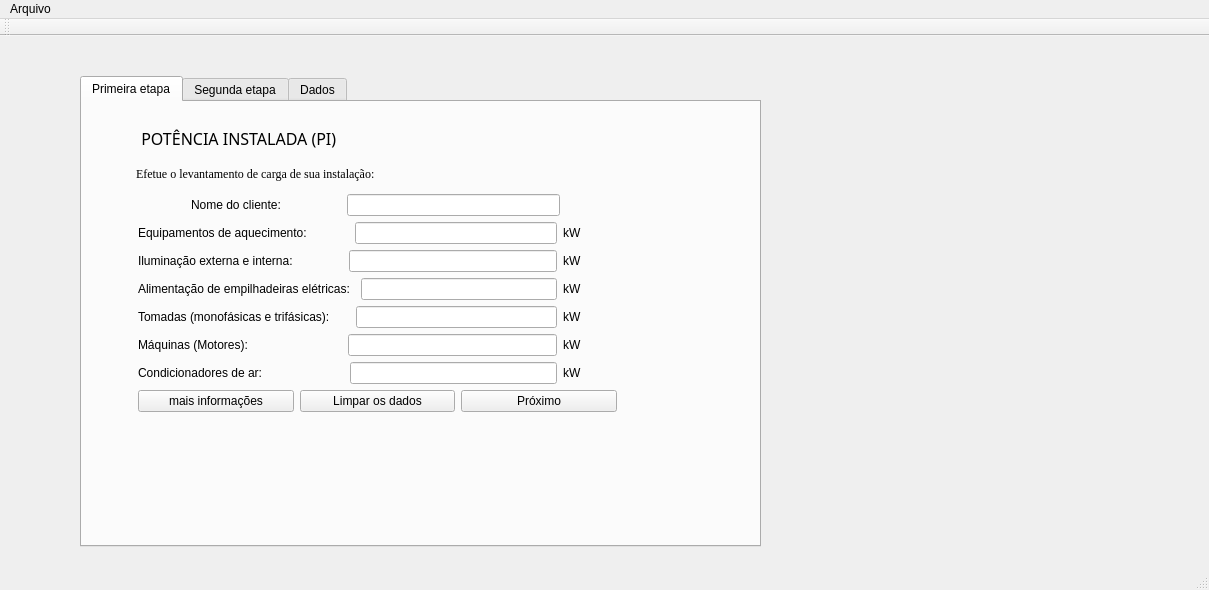
<?xml version="1.0" encoding="UTF-8"?>
<ui version="4.0">
 <class>MainWindow</class>
 <widget class="QMainWindow" name="MainWindow">
  <property name="geometry">
   <rect>
    <x>0</x>
    <y>0</y>
    <width>1209</width>
    <height>590</height>
   </rect>
  </property>
  <property name="windowTitle">
   <string>MainWindow</string>
  </property>
  <widget class="QWidget" name="centralWidget">
   <widget class="QTabWidget" name="tabWidget">
    <property name="geometry">
     <rect>
      <x>80</x>
      <y>40</y>
      <width>681</width>
      <height>471</height>
     </rect>
    </property>
    <property name="currentIndex">
     <number>0</number>
    </property>
    <property name="tabsClosable">
     <bool>false</bool>
    </property>
    <property name="movable">
     <bool>false</bool>
    </property>
    <widget class="QWidget" name="tab">
     <attribute name="title">
      <string>Primeira etapa</string>
     </attribute>
     <widget class="QWidget" name="layoutWidget_2">
      <property name="geometry">
       <rect>
        <x>40</x>
        <y>10</y>
        <width>511</width>
        <height>311</height>
       </rect>
      </property>
      <layout class="QVBoxLayout" name="verticalLayout_2">
       <item>
        <widget class="QLabel" name="label_layout_potenciaInstalada">
         <property name="font">
          <font>
           <family>Bauhaus 93</family>
           <pointsize>12</pointsize>
          </font>
         </property>
         <property name="text">
          <string>  POTÊNCIA INSTALADA (PI)</string>
         </property>
        </widget>
       </item>
       <item>
        <widget class="QLabel" name="label_indicacao_principal">
         <property name="font">
          <font>
           <family>Times New Roman</family>
           <pointsize>9</pointsize>
          </font>
         </property>
         <property name="text">
          <string> Efetue o levantamento de carga de sua instalação:</string>
         </property>
        </widget>
       </item>
       <item>
        <layout class="QHBoxLayout" name="horizontalLayout_9">
         <item>
          <spacer name="horizontalSpacer_15">
           <property name="orientation">
            <enum>Qt::Horizontal</enum>
           </property>
           <property name="sizeType">
            <enum>QSizePolicy::Fixed</enum>
           </property>
           <property name="sizeHint" stdset="0">
            <size>
             <width>58</width>
             <height>20</height>
            </size>
           </property>
          </spacer>
         </item>
         <item>
          <widget class="QLabel" name="label_16">
           <property name="text">
            <string>Nome do cliente:</string>
           </property>
          </widget>
         </item>
         <item>
          <spacer name="horizontalSpacer">
           <property name="orientation">
            <enum>Qt::Horizontal</enum>
           </property>
           <property name="sizeType">
            <enum>QSizePolicy::Fixed</enum>
           </property>
           <property name="sizeHint" stdset="0">
            <size>
             <width>60</width>
             <height>20</height>
            </size>
           </property>
          </spacer>
         </item>
         <item>
          <widget class="QLineEdit" name="line_nomeCliente"/>
         </item>
         <item>
          <spacer name="horizontalSpacer_8">
           <property name="orientation">
            <enum>Qt::Horizontal</enum>
           </property>
           <property name="sizeType">
            <enum>QSizePolicy::Fixed</enum>
           </property>
           <property name="sizeHint" stdset="0">
            <size>
             <width>62</width>
             <height>20</height>
            </size>
           </property>
          </spacer>
         </item>
        </layout>
       </item>
       <item>
        <layout class="QVBoxLayout" name="verticalLayout">
         <item>
          <layout class="QHBoxLayout" name="horizontalLayout">
           <item>
            <spacer name="horizontalSpacer_16">
             <property name="orientation">
              <enum>Qt::Horizontal</enum>
             </property>
             <property name="sizeType">
              <enum>QSizePolicy::Fixed</enum>
             </property>
             <property name="sizeHint" stdset="0">
              <size>
               <width>5</width>
               <height>20</height>
              </size>
             </property>
            </spacer>
           </item>
           <item>
            <widget class="QLabel" name="label_2">
             <property name="text">
              <string>Equipamentos de aquecimento: </string>
             </property>
            </widget>
           </item>
           <item>
            <spacer name="horizontalSpacer_2">
             <property name="orientation">
              <enum>Qt::Horizontal</enum>
             </property>
             <property name="sizeType">
              <enum>QSizePolicy::Fixed</enum>
             </property>
             <property name="sizeHint" stdset="0">
              <size>
               <width>39</width>
               <height>20</height>
              </size>
             </property>
            </spacer>
           </item>
           <item>
            <widget class="QLineEdit" name="line_equipamentos_aquecimento"/>
           </item>
           <item>
            <widget class="QLabel" name="label_9">
             <property name="text">
              <string>kW</string>
             </property>
            </widget>
           </item>
           <item>
            <spacer name="horizontalSpacer_9">
             <property name="orientation">
              <enum>Qt::Horizontal</enum>
             </property>
             <property name="sizeType">
              <enum>QSizePolicy::Fixed</enum>
             </property>
             <property name="sizeHint" stdset="0">
              <size>
               <width>40</width>
               <height>20</height>
              </size>
             </property>
            </spacer>
           </item>
          </layout>
         </item>
         <item>
          <layout class="QHBoxLayout" name="horizontalLayout_2">
           <item>
            <spacer name="horizontalSpacer_17">
             <property name="orientation">
              <enum>Qt::Horizontal</enum>
             </property>
             <property name="sizeType">
              <enum>QSizePolicy::Fixed</enum>
             </property>
             <property name="sizeHint" stdset="0">
              <size>
               <width>5</width>
               <height>20</height>
              </size>
             </property>
            </spacer>
           </item>
           <item>
            <widget class="QLabel" name="label_3">
             <property name="text">
              <string>Iluminação externa e interna:</string>
             </property>
            </widget>
           </item>
           <item>
            <spacer name="horizontalSpacer_3">
             <property name="orientation">
              <enum>Qt::Horizontal</enum>
             </property>
             <property name="sizeType">
              <enum>QSizePolicy::Fixed</enum>
             </property>
             <property name="sizeHint" stdset="0">
              <size>
               <width>50</width>
               <height>20</height>
              </size>
             </property>
            </spacer>
           </item>
           <item>
            <widget class="QLineEdit" name="line_iluminacao"/>
           </item>
           <item>
            <widget class="QLabel" name="label_10">
             <property name="text">
              <string>kW</string>
             </property>
            </widget>
           </item>
           <item>
            <spacer name="horizontalSpacer_10">
             <property name="orientation">
              <enum>Qt::Horizontal</enum>
             </property>
             <property name="sizeType">
              <enum>QSizePolicy::Fixed</enum>
             </property>
             <property name="sizeHint" stdset="0">
              <size>
               <width>40</width>
               <height>20</height>
              </size>
             </property>
            </spacer>
           </item>
          </layout>
         </item>
         <item>
          <layout class="QHBoxLayout" name="horizontalLayout_3">
           <item>
            <spacer name="horizontalSpacer_35">
             <property name="orientation">
              <enum>Qt::Horizontal</enum>
             </property>
             <property name="sizeType">
              <enum>QSizePolicy::Fixed</enum>
             </property>
             <property name="sizeHint" stdset="0">
              <size>
               <width>5</width>
               <height>20</height>
              </size>
             </property>
            </spacer>
           </item>
           <item>
            <widget class="QLabel" name="label_4">
             <property name="text">
              <string>Alimentação de empilhadeiras elétricas: </string>
             </property>
            </widget>
           </item>
           <item>
            <spacer name="horizontalSpacer_4">
             <property name="orientation">
              <enum>Qt::Horizontal</enum>
             </property>
             <property name="sizeType">
              <enum>QSizePolicy::Fixed</enum>
             </property>
             <property name="sizeHint" stdset="0">
              <size>
               <width>1</width>
               <height>20</height>
              </size>
             </property>
            </spacer>
           </item>
           <item>
            <widget class="QLineEdit" name="line_empilhadeira"/>
           </item>
           <item>
            <widget class="QLabel" name="label_11">
             <property name="text">
              <string>kW</string>
             </property>
            </widget>
           </item>
           <item>
            <spacer name="horizontalSpacer_11">
             <property name="orientation">
              <enum>Qt::Horizontal</enum>
             </property>
             <property name="sizeType">
              <enum>QSizePolicy::Fixed</enum>
             </property>
             <property name="sizeHint" stdset="0">
              <size>
               <width>40</width>
               <height>20</height>
              </size>
             </property>
            </spacer>
           </item>
          </layout>
         </item>
         <item>
          <layout class="QHBoxLayout" name="horizontalLayout_4">
           <item>
            <spacer name="horizontalSpacer_36">
             <property name="orientation">
              <enum>Qt::Horizontal</enum>
             </property>
             <property name="sizeType">
              <enum>QSizePolicy::Fixed</enum>
             </property>
             <property name="sizeHint" stdset="0">
              <size>
               <width>5</width>
               <height>20</height>
              </size>
             </property>
            </spacer>
           </item>
           <item>
            <widget class="QLabel" name="label_5">
             <property name="text">
              <string>Tomadas (monofásicas e trifásicas): </string>
             </property>
            </widget>
           </item>
           <item>
            <spacer name="horizontalSpacer_5">
             <property name="orientation">
              <enum>Qt::Horizontal</enum>
             </property>
             <property name="sizeType">
              <enum>QSizePolicy::Fixed</enum>
             </property>
             <property name="sizeHint" stdset="0">
              <size>
               <width>17</width>
               <height>20</height>
              </size>
             </property>
            </spacer>
           </item>
           <item>
            <widget class="QLineEdit" name="line_tomadas"/>
           </item>
           <item>
            <widget class="QLabel" name="label_13">
             <property name="text">
              <string>kW</string>
             </property>
            </widget>
           </item>
           <item>
            <spacer name="horizontalSpacer_12">
             <property name="orientation">
              <enum>Qt::Horizontal</enum>
             </property>
             <property name="sizeType">
              <enum>QSizePolicy::Fixed</enum>
             </property>
             <property name="sizeHint" stdset="0">
              <size>
               <width>40</width>
               <height>20</height>
              </size>
             </property>
            </spacer>
           </item>
          </layout>
         </item>
         <item>
          <layout class="QHBoxLayout" name="horizontalLayout_5">
           <item>
            <spacer name="horizontalSpacer_37">
             <property name="orientation">
              <enum>Qt::Horizontal</enum>
             </property>
             <property name="sizeType">
              <enum>QSizePolicy::Fixed</enum>
             </property>
             <property name="sizeHint" stdset="0">
              <size>
               <width>5</width>
               <height>20</height>
              </size>
             </property>
            </spacer>
           </item>
           <item>
            <widget class="QLabel" name="label_6">
             <property name="text">
              <string>Máquinas (Motores): </string>
             </property>
            </widget>
           </item>
           <item>
            <spacer name="horizontalSpacer_6">
             <property name="orientation">
              <enum>Qt::Horizontal</enum>
             </property>
             <property name="sizeType">
              <enum>QSizePolicy::Fixed</enum>
             </property>
             <property name="sizeHint" stdset="0">
              <size>
               <width>90</width>
               <height>20</height>
              </size>
             </property>
            </spacer>
           </item>
           <item>
            <widget class="QLineEdit" name="line_motores"/>
           </item>
           <item>
            <widget class="QLabel" name="label_12">
             <property name="text">
              <string>kW</string>
             </property>
            </widget>
           </item>
           <item>
            <spacer name="horizontalSpacer_13">
             <property name="orientation">
              <enum>Qt::Horizontal</enum>
             </property>
             <property name="sizeType">
              <enum>QSizePolicy::Fixed</enum>
             </property>
             <property name="sizeHint" stdset="0">
              <size>
               <width>40</width>
               <height>20</height>
              </size>
             </property>
            </spacer>
           </item>
          </layout>
         </item>
         <item>
          <layout class="QHBoxLayout" name="horizontalLayout_6">
           <item>
            <spacer name="horizontalSpacer_38">
             <property name="orientation">
              <enum>Qt::Horizontal</enum>
             </property>
             <property name="sizeType">
              <enum>QSizePolicy::Fixed</enum>
             </property>
             <property name="sizeHint" stdset="0">
              <size>
               <width>5</width>
               <height>20</height>
              </size>
             </property>
            </spacer>
           </item>
           <item>
            <widget class="QLabel" name="label_8">
             <property name="text">
              <string>Condicionadores de ar: </string>
             </property>
            </widget>
           </item>
           <item>
            <spacer name="horizontalSpacer_7">
             <property name="orientation">
              <enum>Qt::Horizontal</enum>
             </property>
             <property name="sizeType">
              <enum>QSizePolicy::Fixed</enum>
             </property>
             <property name="sizeHint" stdset="0">
              <size>
               <width>78</width>
               <height>20</height>
              </size>
             </property>
            </spacer>
           </item>
           <item>
            <widget class="QLineEdit" name="line_condicionadores_ar"/>
           </item>
           <item>
            <widget class="QLabel" name="label_14">
             <property name="text">
              <string>kW</string>
             </property>
            </widget>
           </item>
           <item>
            <spacer name="horizontalSpacer_14">
             <property name="orientation">
              <enum>Qt::Horizontal</enum>
             </property>
             <property name="sizeType">
              <enum>QSizePolicy::Fixed</enum>
             </property>
             <property name="sizeHint" stdset="0">
              <size>
               <width>40</width>
               <height>20</height>
              </size>
             </property>
            </spacer>
           </item>
          </layout>
         </item>
        </layout>
       </item>
       <item>
        <layout class="QHBoxLayout" name="horizontalLayout_7">
         <item>
          <spacer name="horizontalSpacer_39">
           <property name="orientation">
            <enum>Qt::Horizontal</enum>
           </property>
           <property name="sizeType">
            <enum>QSizePolicy::Fixed</enum>
           </property>
           <property name="sizeHint" stdset="0">
            <size>
             <width>5</width>
             <height>20</height>
            </size>
           </property>
          </spacer>
         </item>
         <item>
          <widget class="QPushButton" name="button_mais_informacoes">
           <property name="text">
            <string>mais informações</string>
           </property>
          </widget>
         </item>
         <item>
          <widget class="QPushButton" name="button_limpar_lista_pi">
           <property name="text">
            <string>Limpar os dados</string>
           </property>
          </widget>
         </item>
         <item>
          <widget class="QPushButton" name="button_salvar_dados">
           <property name="text">
            <string>Próximo</string>
           </property>
          </widget>
         </item>
         <item>
          <spacer name="horizontalSpacer_40">
           <property name="orientation">
            <enum>Qt::Horizontal</enum>
           </property>
           <property name="sizeType">
            <enum>QSizePolicy::Fixed</enum>
           </property>
           <property name="sizeHint" stdset="0">
            <size>
             <width>5</width>
             <height>20</height>
            </size>
           </property>
          </spacer>
         </item>
        </layout>
       </item>
      </layout>
     </widget>
    </widget>
    <widget class="QWidget" name="tab_2">
     <attribute name="title">
      <string>Segunda etapa</string>
     </attribute>
     <widget class="QWidget" name="layoutWidget_3">
      <property name="geometry">
       <rect>
        <x>20</x>
        <y>10</y>
        <width>611</width>
        <height>391</height>
       </rect>
      </property>
      <layout class="QVBoxLayout" name="verticalLayout_4">
       <item>
        <widget class="QLabel" name="label_layout_potenciaInstalada_5">
         <property name="font">
          <font>
           <family>Bauhaus 93</family>
           <pointsize>12</pointsize>
          </font>
         </property>
         <property name="text">
          <string>  FATOR DE DEMANDA (FD)</string>
         </property>
        </widget>
       </item>
       <item>
        <widget class="QLabel" name="label_indicacao_principal_8">
         <property name="font">
          <font>
           <family>Times New Roman</family>
           <pointsize>9</pointsize>
           <weight>75</weight>
           <bold>true</bold>
          </font>
         </property>
         <property name="text">
          <string>  Recomendamos a consulta da concessionária de energia local</string>
         </property>
        </widget>
       </item>
       <item>
        <layout class="QHBoxLayout" name="horizontalLayout_15">
         <item>
          <widget class="QLabel" name="label_indicacao_principal_9">
           <property name="font">
            <font>
             <family>Times New Roman</family>
             <pointsize>9</pointsize>
            </font>
           </property>
           <property name="text">
            <string>Verifique os valores típicos de fator de demanda: </string>
           </property>
          </widget>
         </item>
         <item>
          <widget class="QComboBox" name="comboBox_fator_Demanda_2">
           <item>
            <property name="text">
             <string>Alimentos e bebidas - 0.65</string>
            </property>
           </item>
           <item>
            <property name="text">
             <string>Celulose, papel e papelão - 0.75</string>
            </property>
           </item>
           <item>
            <property name="text">
             <string>Cimenteira - 0.83</string>
            </property>
           </item>
           <item>
            <property name="text">
             <string>Construção civil - 0.19</string>
            </property>
           </item>
           <item>
            <property name="text">
             <string>Escolas e Universidades - 0.47</string>
            </property>
           </item>
           <item>
            <property name="text">
             <string>Extração e beneficiamento de madeiras - 0.45</string>
            </property>
           </item>
           <item>
            <property name="text">
             <string>Extração mineral - 0.58</string>
            </property>
           </item>
           <item>
            <property name="text">
             <string>Fabricação de artefatos de ferro e aço - 0.49</string>
            </property>
           </item>
           <item>
            <property name="text">
             <string>Fabricação de máquinas e equipamentos industriais - 0.59</string>
            </property>
           </item>
           <item>
            <property name="text">
             <string>Fabricação de móveis - 0.61</string>
            </property>
           </item>
           <item>
            <property name="text">
             <string>Fabricação de peças automotivas - 0.49</string>
            </property>
           </item>
           <item>
            <property name="text">
             <string>Hospitais e Hotéis - 0.42</string>
            </property>
           </item>
           <item>
            <property name="text">
             <string>Metalúrgica - 0.73</string>
            </property>
           </item>
           <item>
            <property name="text">
             <string>Química e petroquímica - 0.85</string>
            </property>
           </item>
           <item>
            <property name="text">
             <string>Siderúrgica - 0.87</string>
            </property>
           </item>
           <item>
            <property name="text">
             <string>Supermecado - 0.72</string>
            </property>
           </item>
           <item>
            <property name="text">
             <string>Têxtil - 0.71</string>
            </property>
           </item>
           <item>
            <property name="text">
             <string>Usinas de açúcar e álcool - 0.82</string>
            </property>
           </item>
          </widget>
         </item>
        </layout>
       </item>
       <item>
        <layout class="QHBoxLayout" name="horizontalLayout_16">
         <item>
          <widget class="QLabel" name="label_7">
           <property name="text">
            <string>Insira o valor de demanda da sua instalação: </string>
           </property>
          </widget>
         </item>
         <item>
          <widget class="QLineEdit" name="line_valor_demandaInstalacao"/>
         </item>
        </layout>
       </item>
       <item>
        <widget class="QLabel" name="label_layout_potenciaInstalada_6">
         <property name="font">
          <font>
           <family>Bauhaus 93</family>
           <pointsize>12</pointsize>
          </font>
         </property>
         <property name="text">
          <string>  FATOR DE POTÊNCIA (FP)</string>
         </property>
        </widget>
       </item>
       <item>
        <widget class="QLabel" name="label_indicacao_principal_10">
         <property name="font">
          <font>
           <family>Times New Roman</family>
           <pointsize>9</pointsize>
          </font>
         </property>
         <property name="text">
          <string>  O valor mínimo exigido no Brasil é de 0.92</string>
         </property>
        </widget>
       </item>
       <item>
        <layout class="QHBoxLayout" name="horizontalLayout_17">
         <item>
          <widget class="QLabel" name="label_indicacao_principal_11">
           <property name="font">
            <font>
             <family>Times New Roman</family>
             <pointsize>9</pointsize>
            </font>
           </property>
           <property name="text">
            <string>  Verifique os valores típicos de fator de potência: </string>
           </property>
          </widget>
         </item>
         <item>
          <widget class="QComboBox" name="comboBox_fator_Potencia_2">
           <item>
            <property name="text">
             <string>0.85</string>
            </property>
           </item>
           <item>
            <property name="text">
             <string>0.86</string>
            </property>
           </item>
           <item>
            <property name="text">
             <string>0.87</string>
            </property>
           </item>
           <item>
            <property name="text">
             <string>0.88</string>
            </property>
           </item>
           <item>
            <property name="text">
             <string>0.89</string>
            </property>
           </item>
           <item>
            <property name="text">
             <string>0.90</string>
            </property>
           </item>
           <item>
            <property name="text">
             <string>0.91</string>
            </property>
           </item>
           <item>
            <property name="text">
             <string>0.92</string>
            </property>
           </item>
           <item>
            <property name="text">
             <string>0.93</string>
            </property>
           </item>
           <item>
            <property name="text">
             <string>0.94</string>
            </property>
           </item>
           <item>
            <property name="text">
             <string>0.95</string>
            </property>
           </item>
           <item>
            <property name="text">
             <string>0.96</string>
            </property>
           </item>
           <item>
            <property name="text">
             <string>0.97</string>
            </property>
           </item>
           <item>
            <property name="text">
             <string>0.98</string>
            </property>
           </item>
           <item>
            <property name="text">
             <string>0.99</string>
            </property>
           </item>
           <item>
            <property name="text">
             <string>1.00</string>
            </property>
           </item>
          </widget>
         </item>
        </layout>
       </item>
       <item>
        <widget class="QLabel" name="label_layout_potenciaInstalada_7">
         <property name="font">
          <font>
           <family>Bauhaus 93</family>
           <pointsize>12</pointsize>
          </font>
         </property>
         <property name="text">
          <string>  PREVISÃO DE AUMENTO DE CARGA (PAC)</string>
         </property>
        </widget>
       </item>
       <item>
        <widget class="QLabel" name="label_indicacao_principal_12">
         <property name="font">
          <font>
           <family>Times New Roman</family>
           <pointsize>9</pointsize>
           <weight>75</weight>
           <bold>true</bold>
          </font>
         </property>
         <property name="text">
          <string>  Recomendamos a utilização de no mínimo 20% de PAC </string>
         </property>
        </widget>
       </item>
       <item>
        <widget class="QLabel" name="label_15">
         <property name="text">
          <string>  Exemplo de execução: Se você escolheu 20% , insira 1.20 na caixa de valor.</string>
         </property>
        </widget>
       </item>
       <item>
        <layout class="QHBoxLayout" name="horizontalLayout_18">
         <item>
          <widget class="QLabel" name="label_indicacao_principal_13">
           <property name="font">
            <font>
             <family>Times New Roman</family>
             <pointsize>9</pointsize>
            </font>
           </property>
           <property name="text">
            <string>  Verifique os valores típicos para previsão de aumento de carga: </string>
           </property>
          </widget>
         </item>
         <item>
          <widget class="QComboBox" name="comboBox_previsao_carga_2">
           <item>
            <property name="text">
             <string>20</string>
            </property>
           </item>
           <item>
            <property name="text">
             <string>25</string>
            </property>
           </item>
           <item>
            <property name="text">
             <string>30</string>
            </property>
           </item>
           <item>
            <property name="text">
             <string>35</string>
            </property>
           </item>
           <item>
            <property name="text">
             <string>40</string>
            </property>
           </item>
          </widget>
         </item>
        </layout>
       </item>
       <item>
        <layout class="QHBoxLayout" name="horizontalLayout_8">
         <item>
          <widget class="QLabel" name="label">
           <property name="text">
            <string>  Insira o valor de previsão de aumento de carga da sua instalação: </string>
           </property>
          </widget>
         </item>
         <item>
          <widget class="QLineEdit" name="line_aumentoCarga"/>
         </item>
        </layout>
       </item>
      </layout>
     </widget>
     <widget class="QPushButton" name="button_resultadofinal">
      <property name="geometry">
       <rect>
        <x>560</x>
        <y>410</y>
        <width>75</width>
        <height>23</height>
       </rect>
      </property>
      <property name="text">
       <string>Resultado</string>
      </property>
     </widget>
    </widget>
    <widget class="QWidget" name="tab_valores">
     <attribute name="title">
      <string>Dados</string>
     </attribute>
     <widget class="QWidget" name="layoutWidget">
      <property name="geometry">
       <rect>
        <x>80</x>
        <y>10</y>
        <width>471</width>
        <height>361</height>
       </rect>
      </property>
      <layout class="QVBoxLayout" name="verticalLayout_3">
       <item>
        <layout class="QHBoxLayout" name="horizontalLayout_10">
         <item>
          <layout class="QHBoxLayout" name="horizontalLayout_11">
           <item>
            <widget class="QTableWidget" name="tbl_dados">
             <attribute name="horizontalHeaderCascadingSectionResizes">
              <bool>false</bool>
             </attribute>
             <attribute name="verticalHeaderMinimumSectionSize">
              <number>25</number>
             </attribute>
             <column>
              <property name="text">
               <string> Nome Cliente     </string>
              </property>
              <property name="textAlignment">
               <set>AlignJustify|AlignTop</set>
              </property>
             </column>
             <column>
              <property name="text">
               <string>Potência Calculada (kVA)         </string>
              </property>
              <property name="textAlignment">
               <set>AlignLeading|AlignTop</set>
              </property>
             </column>
             <column>
              <property name="text">
               <string>Potência Homologada (kVA)       </string>
              </property>
              <property name="textAlignment">
               <set>AlignLeading|AlignTop</set>
              </property>
             </column>
            </widget>
           </item>
          </layout>
         </item>
        </layout>
       </item>
       <item>
        <layout class="QHBoxLayout" name="horizontalLayout_12">
         <item>
          <widget class="QPushButton" name="button_name_sort">
           <property name="text">
            <string>Ordenar por nome</string>
           </property>
          </widget>
         </item>
         <item>
          <widget class="QPushButton" name="button_potencia_sort">
           <property name="text">
            <string>Ordenar por potência</string>
           </property>
          </widget>
         </item>
         <item>
          <widget class="QPushButton" name="button_addNewCliente">
           <property name="text">
            <string>Adicionar outro Cliente</string>
           </property>
          </widget>
         </item>
        </layout>
       </item>
      </layout>
     </widget>
     <widget class="QLabel" name="label_valoresPesquisa">
      <property name="geometry">
       <rect>
        <x>100</x>
        <y>400</y>
        <width>411</width>
        <height>20</height>
       </rect>
      </property>
      <property name="text">
       <string/>
      </property>
     </widget>
    </widget>
   </widget>
  </widget>
  <widget class="QMenuBar" name="menuBar">
   <property name="geometry">
    <rect>
     <x>0</x>
     <y>0</y>
     <width>1209</width>
     <height>21</height>
    </rect>
   </property>
   <widget class="QMenu" name="menuSistema">
    <property name="title">
     <string>Arquivo</string>
    </property>
    <addaction name="actionSalvar"/>
    <addaction name="actionCarregar"/>
    <addaction name="actionsair"/>
   </widget>
   <addaction name="menuSistema"/>
  </widget>
  <widget class="QToolBar" name="mainToolBar">
   <attribute name="toolBarArea">
    <enum>TopToolBarArea</enum>
   </attribute>
   <attribute name="toolBarBreak">
    <bool>false</bool>
   </attribute>
  </widget>
  <widget class="QStatusBar" name="statusBar"/>
  <action name="actionsair">
   <property name="text">
    <string>Sair</string>
   </property>
  </action>
  <action name="actionmais_informa_es">
   <property name="text">
    <string>mais informações</string>
   </property>
  </action>
  <action name="actionCarregar">
   <property name="text">
    <string>Carregar</string>
   </property>
  </action>
  <action name="actionSalvar">
   <property name="text">
    <string>Salvar</string>
   </property>
  </action>
 </widget>
 <layoutdefault spacing="6" margin="11"/>
 <resources/>
 <connections/>
</ui>
